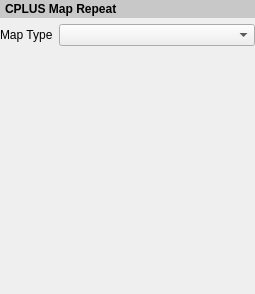
<?xml version="1.0" encoding="UTF-8"?>
<ui version="4.0">
 <class>Form</class>
 <widget class="QWidget" name="Form">
  <property name="geometry">
   <rect>
    <x>0</x>
    <y>0</y>
    <width>255</width>
    <height>294</height>
   </rect>
  </property>
  <property name="windowTitle">
   <string>CPLUS Map Options</string>
  </property>
  <layout class="QGridLayout" name="layout">
   <property name="leftMargin">
    <number>0</number>
   </property>
   <property name="topMargin">
    <number>0</number>
   </property>
   <property name="rightMargin">
    <number>0</number>
   </property>
   <property name="bottomMargin">
    <number>0</number>
   </property>
   <item row="0" column="0" colspan="2">
    <widget class="QLabel" name="label">
     <property name="sizePolicy">
      <sizepolicy hsizetype="Preferred" vsizetype="Maximum">
       <horstretch>0</horstretch>
       <verstretch>0</verstretch>
      </sizepolicy>
     </property>
     <property name="styleSheet">
      <string notr="true">padding: 2px; font-weight: bold; background-color: rgb(200, 200, 200);</string>
     </property>
     <property name="text">
      <string>CPLUS Map Repeat</string>
     </property>
    </widget>
   </item>
   <item row="1" column="0">
    <widget class="QLabel" name="label_2">
     <property name="text">
      <string>Map Type</string>
     </property>
    </widget>
   </item>
   <item row="1" column="1">
    <widget class="QComboBox" name="cbo_map_type">
     <property name="sizePolicy">
      <sizepolicy hsizetype="Expanding" vsizetype="Fixed">
       <horstretch>0</horstretch>
       <verstretch>0</verstretch>
      </sizepolicy>
     </property>
    </widget>
   </item>
   <item row="2" column="1">
    <spacer name="verticalSpacer">
     <property name="orientation">
      <enum>Qt::Vertical</enum>
     </property>
     <property name="sizeHint" stdset="0">
      <size>
       <width>20</width>
       <height>52</height>
      </size>
     </property>
    </spacer>
   </item>
  </layout>
 </widget>
 <resources/>
 <connections/>
</ui>
